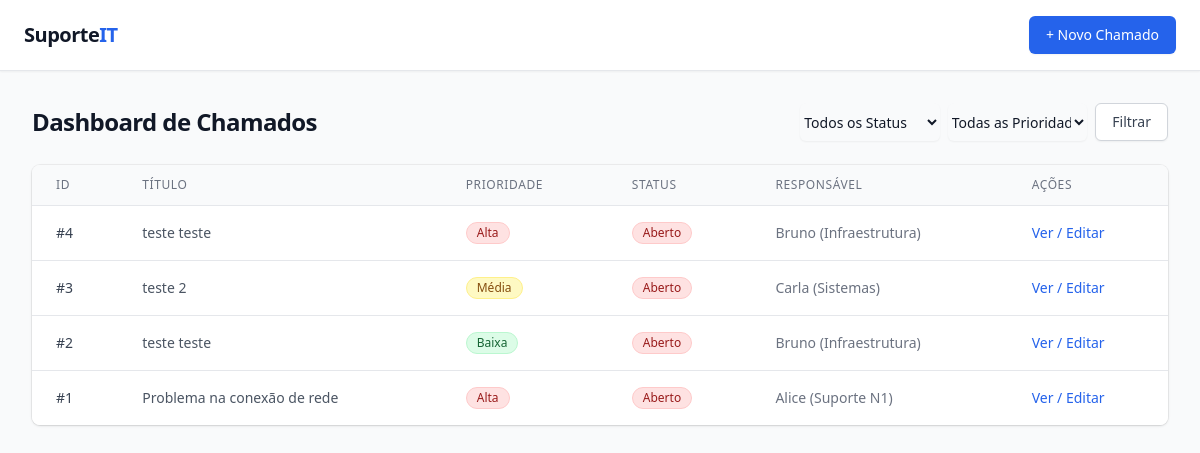
Before: / with the older database file.
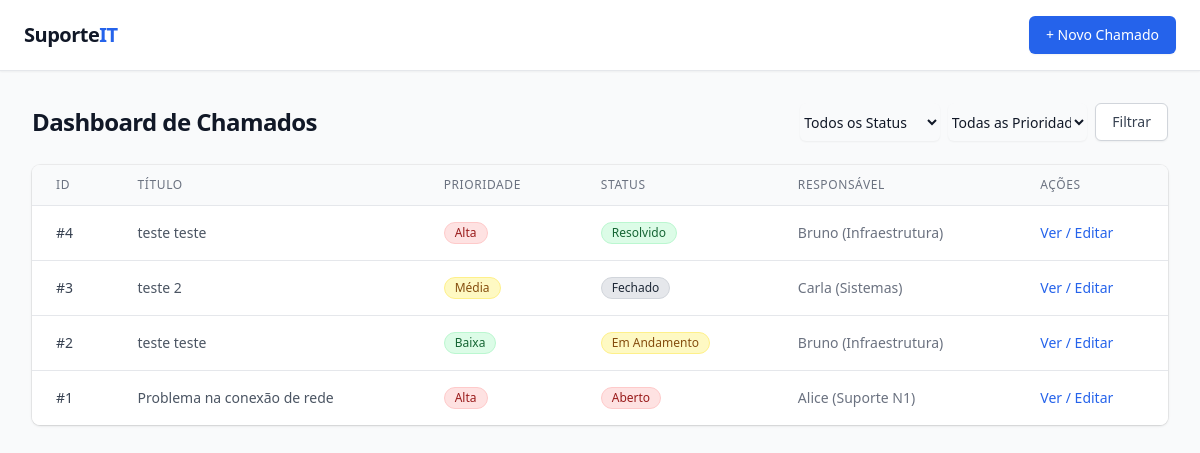
After: the same page with the newer database file.
### tables this page shows
CREATE TABLE chamados (
    id INTEGER PRIMARY KEY AUTOINCREMENT,
    titulo TEXT NOT NULL,
    descricao TEXT NOT NULL,
    prioridade TEXT NOT NULL,
    status TEXT NOT NULL,
    responsavel_id INTEGER NOT NULL,
    data_abertura TIMESTAMP NOT NULL DEFAULT CURRENT_TIMESTAMP,
    FOREIGN KEY (responsavel_id) REFERENCES responsaveis (id)
);

CREATE TABLE responsaveis (
    id INTEGER PRIMARY KEY AUTOINCREMENT,
    nome TEXT NOT NULL
);

### app/controllers/chamado_controller.py (the view)
@bp.route('/')
def dashboard():
    page = request.args.get('page', 1, type=int)
    filtro_status = request.args.get('status')
    filtro_prioridade = request.args.get('prioridade')
    if filtro_status == 'TODOS': filtro_status = None
    if filtro_prioridade == 'TODOS': filtro_prioridade = None
    chamados, total_items = chamado_service.listar_chamados_paginado(
        page=page,
        per_page=ITEMS_PER_PAGE,
        status=filtro_status,
        prioridade=filtro_prioridade
    )
    responsaveis = {r.id: r.nome for r in responsavel_repo.listar_todos()}
    total_pages = math.ceil(total_items / ITEMS_PER_PAGE)
    return render_template(
        'dashboard.html',
        chamados=chamados,
        responsaveis=responsaveis,
        page=page,
        total_pages=total_pages,
        filtro_status=filtro_status,
        filtro_prioridade=filtro_prioridade,
        Prioridade=Prioridade,
        Status=Status
    )

### app/__init__.py (called while the page is built)
def create_app():
    app = Flask(__name__)
    app.config['SECRET_KEY'] = os.environ.get('SECRET_KEY', 'default-fallback-key-for-dev')
    csrf.init_app(app)
    @app.teardown_appcontext
    def close_db(e=None):
        database.close_db(e)
    from app.controllers import chamado_controller
    app.register_blueprint(chamado_controller.bp)
    return app

### app/repositories/chamado_repo.py (called while the page is built)
def _row_to_chamado(row) -> Chamado:
    data_ab = row['data_abertura']
    if isinstance(data_ab, str):
        try:
            data_ab = datetime.fromisoformat(data_ab)
        except ValueError:
            data_ab = datetime.strptime(data_ab, "%Y-%m-%d %H:%M:%S")
    return Chamado(
        id=row['id'],
        titulo=row['titulo'],
        descricao=row['descricao'],
        prioridade=Prioridade(row['prioridade']),
        status=Status(row['status']),
        responsavel_id=row['responsavel_id'],
        data_abertura=data_ab
    )

### app/repositories/database.py (called while the page is built)
def get_db():
    if 'db' not in g:
        g.db = sqlite3.connect(
            DATABASE,
            detect_types=sqlite3.PARSE_DECLTYPES
        )
        g.db.row_factory = sqlite3.Row
    return g.db

### app/repositories/responsavel_repo.py (called while the page is built)
def listar_todos() -> List[Responsavel]:
    db = get_db()
    cursor = db.execute('SELECT id, nome FROM responsaveis ORDER BY nome')
    rows = cursor.fetchall()
    return [Responsavel(id=row['id'], nome=row['nome']) for row in rows]

### app/services/chamado_service.py (called while the page is built)
def listar_chamados_paginado(
    page: int,
    per_page: int,
    status: Optional[str] = None,
    prioridade: Optional[str] = None
) -> Tuple[List[Chamado], int]:
    return chamado_repo.listar_paginado(
        page=page,
        per_page=per_page,
        filtro_status=status,
        filtro_prioridade=prioridade
    )

### app/templates/dashboard.html (shortened to what this page needs)
{% extends "base.html" %}
{% block content %}
<div class="mb-6 flex flex-col sm:flex-row sm:items-center sm:justify-between gap-4">
    <h1 class="text-2xl font-bold text-gray-900 tracking-tight">Dashboard de Chamados</h1>
    <form method="GET" action="/" class="flex flex-col sm:flex-row gap-2">
        <select name="status" class="block w-full rounded-md border-gray-300 bg-gray-50 shadow-sm focus:border-blue-500 focus:ring-blue-500 sm:text-sm">
            <option value="TODOS" {% if not filtro_status %}selected{% endif %}>Todos os Status</option>
        </select>
        <select name="prioridade" class="block w-full rounded-md border-gray-300 bg-gray-50 shadow-sm focus:border-blue-500 focus:ring-blue-500 sm:text-sm">
            <option value="TODOS" {% if not filtro_prioridade %}selected{% endif %}>Todas as Prioridades</option>
        </select>
        <button type="submit" class="inline-flex justify-center rounded-md border border-gray-300 bg-white py-2 px-4 text-sm font-medium text-gray-700 shadow-sm hover:bg-gray-50 focus:outline-none focus:ring-2 focus:ring-blue-500 focus:ring-offset-2 transition-colors">
            Filtrar
        </button>
    </form>
</div>
<div class="overflow-x-auto overflow-hidden shadow ring-1 ring-black ring-opacity-5 sm:rounded-lg bg-white">
    <table class="min-w-full divide-y divide-gray-300">
        <thead class="bg-gray-50">
            <tr>
                <th scope="col" class="px-6 py-3 text-left text-xs font-medium text-gray-500 uppercase tracking-wider border-b border-gray-200">ID</th>
                <th scope="col" class="px-6 py-3 text-left text-xs font-medium text-gray-500 uppercase tracking-wider border-b border-gray-200">Título</th>
                <th scope="col" class="px-6 py-3 text-left text-xs font-medium text-gray-500 uppercase tracking-wider border-b border-gray-200">Prioridade</th>
                <th scope="col" class="px-6 py-3 text-left text-xs font-medium text-gray-500 uppercase tracking-wider border-b border-gray-200">Status</th>
                <th scope="col" class="px-6 py-3 text-left text-xs font-medium text-gray-500 uppercase tracking-wider border-b border-gray-200">Responsável</th>
                <th scope="col" class="px-6 py-3 text-left text-xs font-medium text-gray-500 uppercase tracking-wider border-b border-gray-200">Ações</th>
            </tr>
        </thead>
        <tbody class="divide-y divide-gray-200 bg-white">
            {% for chamado in chamados %}
            <tr class="hover:bg-gray-50 transition-colors">
                <td class="whitespace-nowrap px-6 py-4 text-sm font-medium text-gray-700">#{{ chamado.id }}</td>
                <td class="whitespace-nowrap px-6 py-4 text-sm text-gray-600 truncate max-w-xs" title="{{ chamado.titulo }}">{{ chamado.titulo }}</td>
                <td class="whitespace-nowrap px-6 py-4 text-sm">
                    {% set badge_color = 'bg-gray-400 text-gray-800 border-gray-600' %}
                    {% if chamado.prioridade.value == 'Alta' %}{% set badge_color = 'bg-red-100 text-red-800 border-red-200' %}
                    {% elif chamado.prioridade.value == 'Média' %}{% set badge_color = 'bg-yellow-100 text-yellow-800 border-yellow-200' %}
                    {% elif chamado.prioridade.value == 'Baixa' %}{% set badge_color = 'bg-green-100 text-green-800 border-green-200' %}
                    {% endif %}
                    <span class="inline-flex items-center rounded-full border px-2.5 py-0.5 text-xs font-medium {{ badge_color }}">
                        {{ chamado.prioridade.value }}
                    </span>
                </td>
                <td class="whitespace-nowrap px-6 py-4 text-sm">
                    {% set badge_color = 'bg-gray-100 text-gray-800 border-gray-200' %}
                    {% if chamado.status.value == 'Aberto' %}{% set badge_color = 'bg-red-100 text-red-800 border-red-200' %}
                    {% elif chamado.status.value == 'Em Andamento' %}{% set badge_color = 'bg-yellow-100 text-yellow-800 border-yellow-200' %}
                    {% elif chamado.status.value == 'Resolvido' %}{% set badge_color = 'bg-green-100 text-green-800 border-green-200' %}
                    {% elif chamado.status.value == 'Fechado' %}{% set badge_color = 'bg-gray-200 text-gray-800 border-gray-300' %}
                    {% endif %}
                    <span class="inline-flex items-center rounded-full border px-2.5 py-0.5 text-xs font-medium {{ badge_color }}">
                        {{ chamado.status.value }}
                    </span>
                </td>
                <td class="whitespace-nowrap px-6 py-4 text-sm text-gray-500">
                    {{ responsaveis.get(chamado.responsavel_id, 'Desconhecido') }}
                </td>
                <td class="whitespace-nowrap px-6 py-4 text-sm font-medium">
                    <a href="/chamados/{{ chamado.id }}" class="text-blue-600 hover:text-blue-800">Ver / Editar</a>
                </td>
            </tr>
            {% else %}
            <tr>
                <td colspan="6" class="px-6 py-8 text-center text-sm text-gray-500">Nenhum chamado encontrado.</td>
            </tr>
            {% endfor %}
        </tbody>
    </table>
</div>
{% endblock %}

### app/templates/base.html (shortened to what this page needs)
<!DOCTYPE html>
<html lang="pt-BR">
<head>
    <script src="https://cdn.tailwindcss.com"></script>
</head>
<body class="bg-gray-50 font-sans text-gray-900">
    <nav class="bg-white border-b border-gray-200 py-4 px-6 shadow-sm">
        <div class="max-w-7xl mx-auto flex justify-between items-center">
            <a href="/" class="text-xl font-bold text-gray-900 tracking-tight">Suporte<span class="text-blue-600">IT</span></a>
            <div>
                <a href="/chamados/novo" class="inline-flex justify-center rounded-md border border-transparent bg-blue-600 py-2 px-4 text-sm font-medium text-white shadow-sm hover:bg-blue-700 transition-colors">
                    + Novo Chamado
                </a>
            </div>
        </div>
    </nav>
    <main class="max-w-7xl mx-auto px-4 sm:px-6 lg:px-8 py-8">
        {% block content %}{% endblock %}
    </main>
</body>
</html>

Changed rows visible on the page:
changed chamados id 4: status.value "Aberto" → "Resolvido"
changed chamados "teste 2": status.value "Aberto" → "Fechado"
changed chamados "Baixa": status.value "Aberto" → "Em Andamento"
